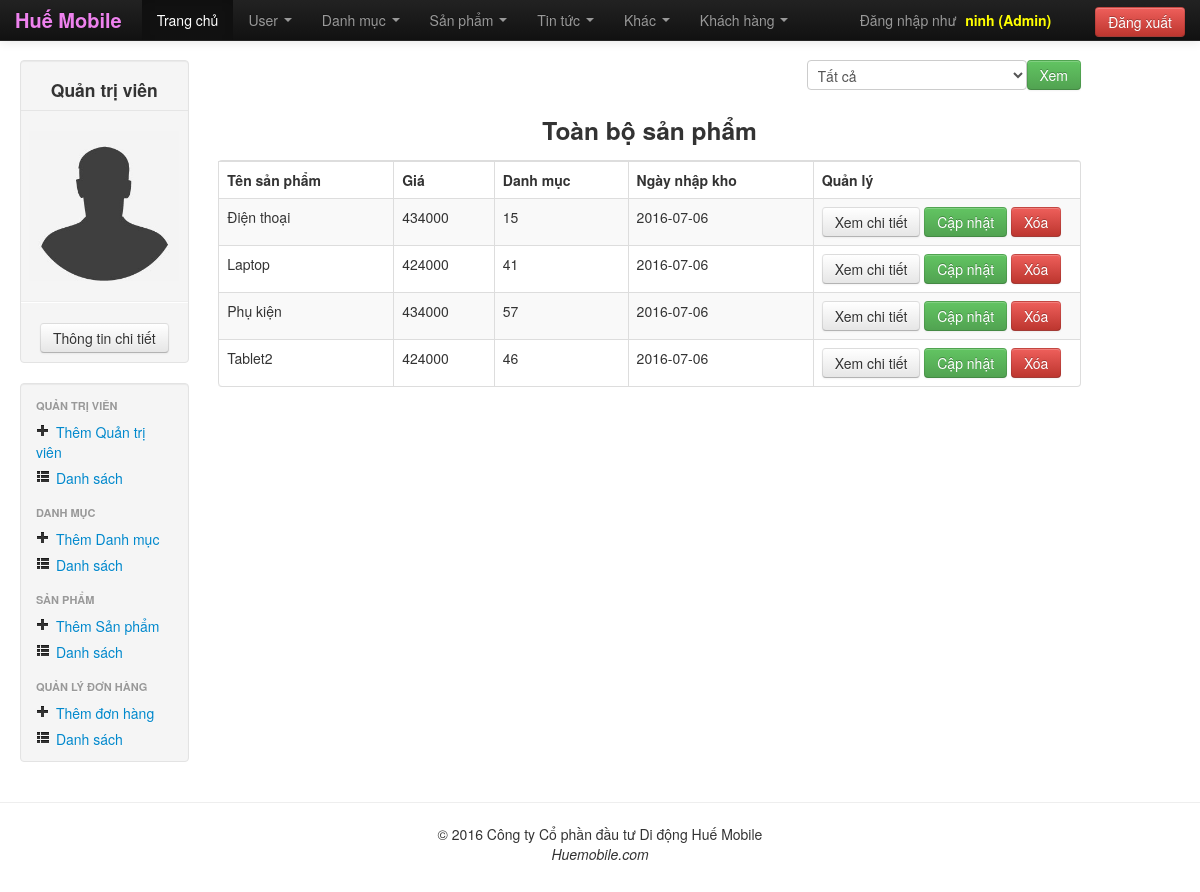
The app's page /admin/productIndex.php (signed in) with its own data.
### tables this page shows
CREATE TABLE `product` (
  `id` int(11) NOT NULL,
  `name` varchar(200) NOT NULL,
  `prices` int(11) NOT NULL,
  `idCategory` int(11) NOT NULL,
  `importDay` date NOT NULL
);

### admin/productIndex.php (the view, shortened to what this page needs)
<?php
$conn = Database::connect();
	if (empty($_POST['idCate'])||$_POST['idCate']==0) {
		$sql = "SELECT * FROM product";
		$results = mysqli_query($conn, $sql);
	}
?>
<!DOCTYPE html>
<html lang="vi">
<head>
    <?php include 'include/css_js_head.php'; ?>
</head>
<body>
	<?php include 'include/header.php'; ?>
    <div class="container-fluid">
		<div class="row-fluid">
			<?php include'include/menu_left.php'; ?>
			<div class="span9">
				<table class="table table-striped table-bordered">
					<caption><h3>Toàn bộ sản phẩm</h3></caption>
					 <form method="post" action="productIndex.php">
						<button type="submit" class="btn btn-success" style="float:right">Xem</button>
						<select name="idCate" style="float:right">
							<option value="0">Tất cả</option>
						</select>
					</form>
	              	<thead>
		                <tr>
		                  	<th>Tên sản phẩm</th>
		                  	<th>Giá</th>
		                  	<th>Danh mục</th>
		                  	<th>Ngày nhập kho</th>
		                  	<th>Quản lý</th>
		                </tr>
	              	</thead>
	              	<?php
	              	echo '<tbody>';
						if ($results->num_rows > 0) {
						    while($row = $results->fetch_assoc()) {
						        echo '<tr>';
							   	echo '<td>'. $row['name'] . '</td>';
							   	echo '<td>'. $row['prices'] . '</td>';
							   	echo '<td>'. $row['idCategory'] . '</td>';
							   	echo '<td>'. $row['importDay'] . '</td>';
							   	echo '<td width=250>';
							   	echo '<a class="btn" href="productRead.php?id='.$row['id'].'">Xem chi tiết</a>';
							   	echo '<a class="btn btn-success" href="productUpdate.php?id='.$row['id'].'" target="_blank">Cập nhật</a>';
							   	echo '<a class="btn btn-danger" href="productDelete.php?id='.$row['id'].'">Xóa</a>';
							   	echo '</td>';
							   	echo '</tr>';
						    }
						} else {
						    echo "Chưa có sản phẩm nào!";
						}
					echo '</tbody>';
	              	?>
	            </table>
    		</div>
    	</div>
    </div>
    <hr>
  	<?php include 'include/footer.php'; ?>
  </body>
</html>

### admin/include/css_js_head.php (style rules this page uses)
body { padding-top: 60px; padding-bottom: 40px; }

### records on screen
product: name "Điện thoại", prices "434000", idCategory "15", importDay "2016-07-06"
product: name "Laptop", prices "424000", idCategory "41", importDay "2016-07-06"
product: name "Phụ kiện", prices "434000", idCategory "57", importDay "2016-07-06"
product: name "Tablet2", prices "424000", idCategory "46", importDay "2016-07-06"

### other values on screen
$data['username'] "ninh"
$data['name'] "Admin"
